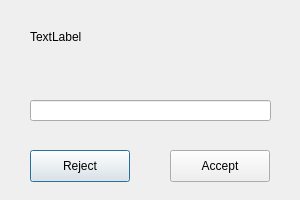
<?xml version="1.0" encoding="UTF-8"?>
<ui version="4.0">
 <class>InvitationDialog</class>
 <widget class="QDialog" name="InvitationDialog">
  <property name="geometry">
   <rect>
    <x>0</x>
    <y>0</y>
    <width>300</width>
    <height>200</height>
   </rect>
  </property>
  <property name="windowTitle">
   <string>Dialog</string>
  </property>
  <widget class="QLabel" name="msgLabel">
   <property name="geometry">
    <rect>
     <x>30</x>
     <y>30</y>
     <width>240</width>
     <height>50</height>
    </rect>
   </property>
   <property name="text">
    <string>TextLabel</string>
   </property>
   <property name="alignment">
    <set>Qt::AlignLeading|Qt::AlignLeft|Qt::AlignTop</set>
   </property>
  </widget>
  <widget class="QLineEdit" name="chatroomLine">
   <property name="geometry">
    <rect>
     <x>30</x>
     <y>100</y>
     <width>241</width>
     <height>21</height>
    </rect>
   </property>
   <property name="readOnly">
    <bool>true</bool>
   </property>
  </widget>
  <widget class="QPushButton" name="cancelButton">
   <property name="geometry">
    <rect>
     <x>30</x>
     <y>150</y>
     <width>100</width>
     <height>32</height>
    </rect>
   </property>
   <property name="text">
    <string>Reject</string>
   </property>
  </widget>
  <widget class="QPushButton" name="okButton">
   <property name="geometry">
    <rect>
     <x>170</x>
     <y>150</y>
     <width>100</width>
     <height>32</height>
    </rect>
   </property>
   <property name="text">
    <string>Accept</string>
   </property>
  </widget>
 </widget>
 <resources/>
 <connections/>
</ui>
